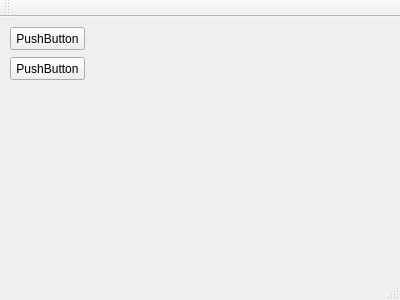
<?xml version="1.0" encoding="UTF-8"?>
<ui version="4.0">
 <class>MainWindow</class>
 <widget class="QMainWindow" name="MainWindow">
  <property name="geometry">
   <rect>
    <x>0</x>
    <y>0</y>
    <width>400</width>
    <height>300</height>
   </rect>
  </property>
  <property name="windowTitle">
   <string>MainWindow</string>
  </property>
  <widget class="QWidget" name="centralWidget">
   <widget class="QPushButton" name="pushButton">
    <property name="geometry">
     <rect>
      <x>10</x>
      <y>10</y>
      <width>75</width>
      <height>23</height>
     </rect>
    </property>
    <property name="text">
     <string>PushButton</string>
    </property>
   </widget>
   <widget class="QPushButton" name="pushButton_2">
    <property name="geometry">
     <rect>
      <x>10</x>
      <y>40</y>
      <width>75</width>
      <height>23</height>
     </rect>
    </property>
    <property name="text">
     <string>PushButton</string>
    </property>
   </widget>
  </widget>
  <widget class="QMenuBar" name="menuBar">
   <property name="geometry">
    <rect>
     <x>0</x>
     <y>0</y>
     <width>400</width>
     <height>21</height>
    </rect>
   </property>
  </widget>
  <widget class="QToolBar" name="mainToolBar">
   <attribute name="toolBarArea">
    <enum>TopToolBarArea</enum>
   </attribute>
   <attribute name="toolBarBreak">
    <bool>false</bool>
   </attribute>
  </widget>
  <widget class="QStatusBar" name="statusBar"/>
 </widget>
 <layoutdefault spacing="6" margin="11"/>
 <resources/>
 <connections/>
</ui>
